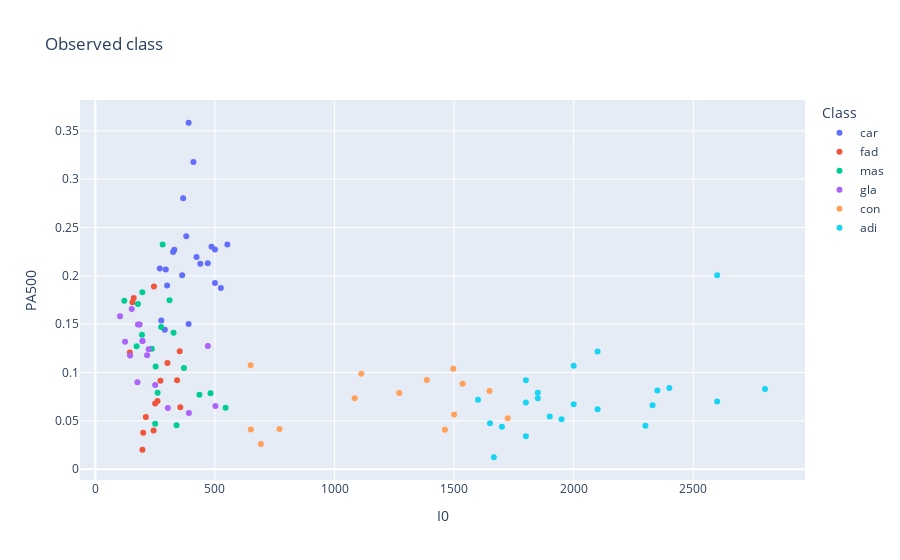

Here is the notebook cell this chart was saved with:
### Markdown cell above
In the previous notebook we plotted the training data.

### Code cell
import plotly.express as px

px.scatter(df_train,
           x="I0",
           y="PA500",
           color="Class",
           title = "Observed class")

### Figure 1 — Plotly figure (JSON) as saved in the notebook; plotly's stock layout.template omitted (floating-point values rounded to 4 significant figures)
{"data": [{"hovertemplate": "Class=car<br>I0=%{x}<br>PA500=%{y}<extra></extra>", "legendgroup": "car", "marker": {"color": "#636efa", "symbol": "circle"}, "mode": "markers", "name": "car", "orientation": "v", "showlegend": true, "type": "scatter", "x": [524.8, 330, 551.9, 380, 362.8, 389.9, 290.5, 275.7, 470, 423, 410, 500, 438.8, 366.9, 485.7, 390, 269.5, 300, 325, 294.5, 500], "xaxis": "x", "y": [0.1874, 0.2269, 0.2325, 0.2409, 0.2007, 0.1501, 0.1442, 0.1539, 0.2131, 0.2196, 0.3178, 0.2272, 0.2124, 0.2801, 0.2302, 0.3583, 0.2075, 0.1901, 0.2246, 0.2066, 0.1927], "yaxis": "y"}, {"hovertemplate": "Class=fad<br>I0=%{x}<br>PA500=%{y}<extra></extra>", "legendgroup": "fad", "marker": {"color": "#EF553B", "symbol": "circle"}, "mode": "markers", "name": "fad", "orientation": "v", "showlegend": true, "type": "scatter", "x": [211, 196.9, 245, 352.7, 243.3, 259.9, 250, 200, 355, 272, 341.6, 160.3, 301.3, 155, 144], "xaxis": "x", "y": [0.05393, 0.02007, 0.189, 0.122, 0.03997, 0.07069, 0.06807, 0.0377, 0.06405, 0.09146, 0.09198, 0.177, 0.1098, 0.1728, 0.1206], "yaxis": "y"}, {"hovertemplate": "Class=mas<br>I0=%{x}<br>PA500=%{y}<extra></extra>", "legendgroup": "mas", "marker": {"color": "#00cc96", "symbol": "circle"}, "mode": "markers", "name": "mas", "orientation": "v", "showlegend": true, "type": "scatter", "x": [178, 195, 435.1, 250, 339.5, 236, 481.5, 252, 172.5, 121, 196.4, 370.4, 260.3, 544.7, 310, 275.0, 281.3, 327], "xaxis": "x", "y": [0.1709, 0.1391, 0.07697, 0.04712, 0.04538, 0.1246, 0.07854, 0.1061, 0.1272, 0.1742, 0.1829, 0.1047, 0.07906, 0.0637, 0.1747, 0.1471, 0.2323, 0.141], "yaxis": "y"}, {"hovertemplate": "Class=gla<br>I0=%{x}<br>PA500=%{y}<extra></extra>", "legendgroup": "gla", "marker": {"color": "#ab63fa", "symbol": "circle"}, "mode": "markers", "name": "gla", "orientation": "v", "showlegend": true, "type": "scatter", "x": [470.5, 223, 152, 303, 250, 197, 197, 216.4, 178, 185, 391, 502, 176, 145, 124.1, 103], "xaxis": "x", "y": [0.1274, 0.1241, 0.1658, 0.06336, 0.08709, 0.1326, 0.1326, 0.1178, 0.1496, 0.1497, 0.05812, 0.06528, 0.08988, 0.1176, 0.1319, 0.1581], "yaxis": "y"}, {"hovertemplate": "Class=con<br>I0=%{x}<br>PA500=%{y}<extra></extra>", "legendgroup": "con", "marker": {"color": "#FFA15A", "symbol": "circle"}, "mode": "markers", "name": "con", "orientation": "v", "showlegend": true, "type": "scatter", "x": [1724.0, 1386.0, 1084.0, 649.4, 1500, 770, 650, 692.0, 1462.0, 1497.0, 1112.0, 1271.0, 1648.0, 1536.0], "xaxis": "x", "y": [0.05271, 0.09233, 0.07348, 0.1075, 0.05655, 0.04163, 0.04102, 0.02601, 0.04084, 0.1038, 0.09879, 0.07889, 0.08098, 0.08849], "yaxis": "y"}, {"hovertemplate": "Class=adi<br>I0=%{x}<br>PA500=%{y}<extra></extra>", "legendgroup": "adi", "marker": {"color": "#19d3f3", "symbol": "circle"}, "mode": "markers", "name": "adi", "orientation": "v", "showlegend": true, "type": "scatter", "x": [2100, 1800, 2100, 1666.0, 1700, 1949.0, 1850, 2350, 1800, 1900, 1800, 1850, 1650, 2800, 2330.0, 2400, 2000, 2000, 2600, 1600, 2300, 2600], "xaxis": "x", "y": [0.06196, 0.03421, 0.1216, 0.01239, 0.04398, 0.0518, 0.07915, 0.08151, 0.09198, 0.05445, 0.06912, 0.0733, 0.04765, 0.08308, 0.06615, 0.08412, 0.0672, 0.107, 0.2005, 0.07191, 0.04503, 0.06999], "yaxis": "y"}], "layout": {"legend": {"title": {"text": "Class"}, "tracegroupgap": 0}, "title": {"text": "Observed class"}, "xaxis": {"anchor": "y", "domain": [0, 1], "title": {"text": "I0"}}, "yaxis": {"anchor": "x", "domain": [0, 1], "title": {"text": "PA500"}}}}
